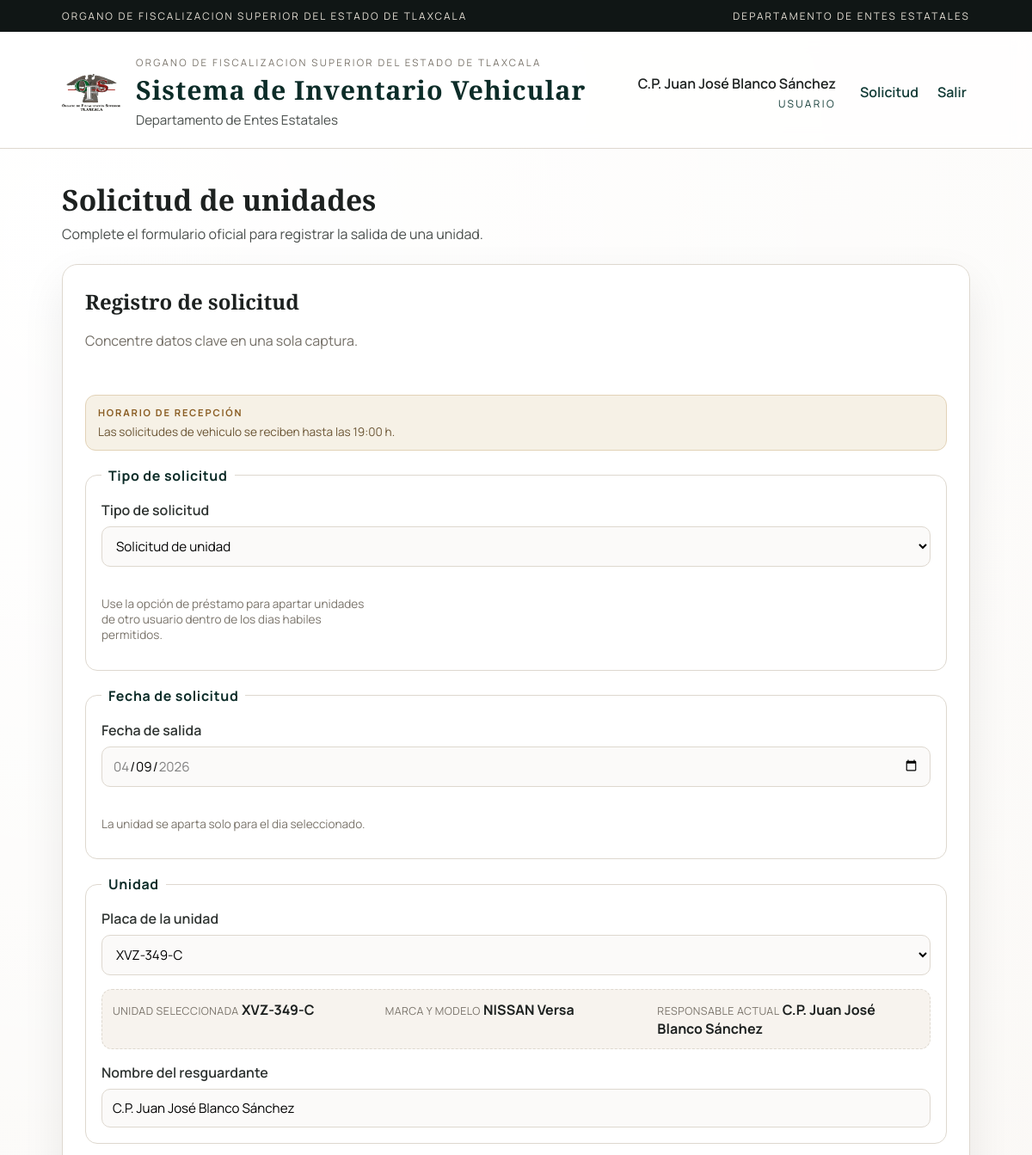
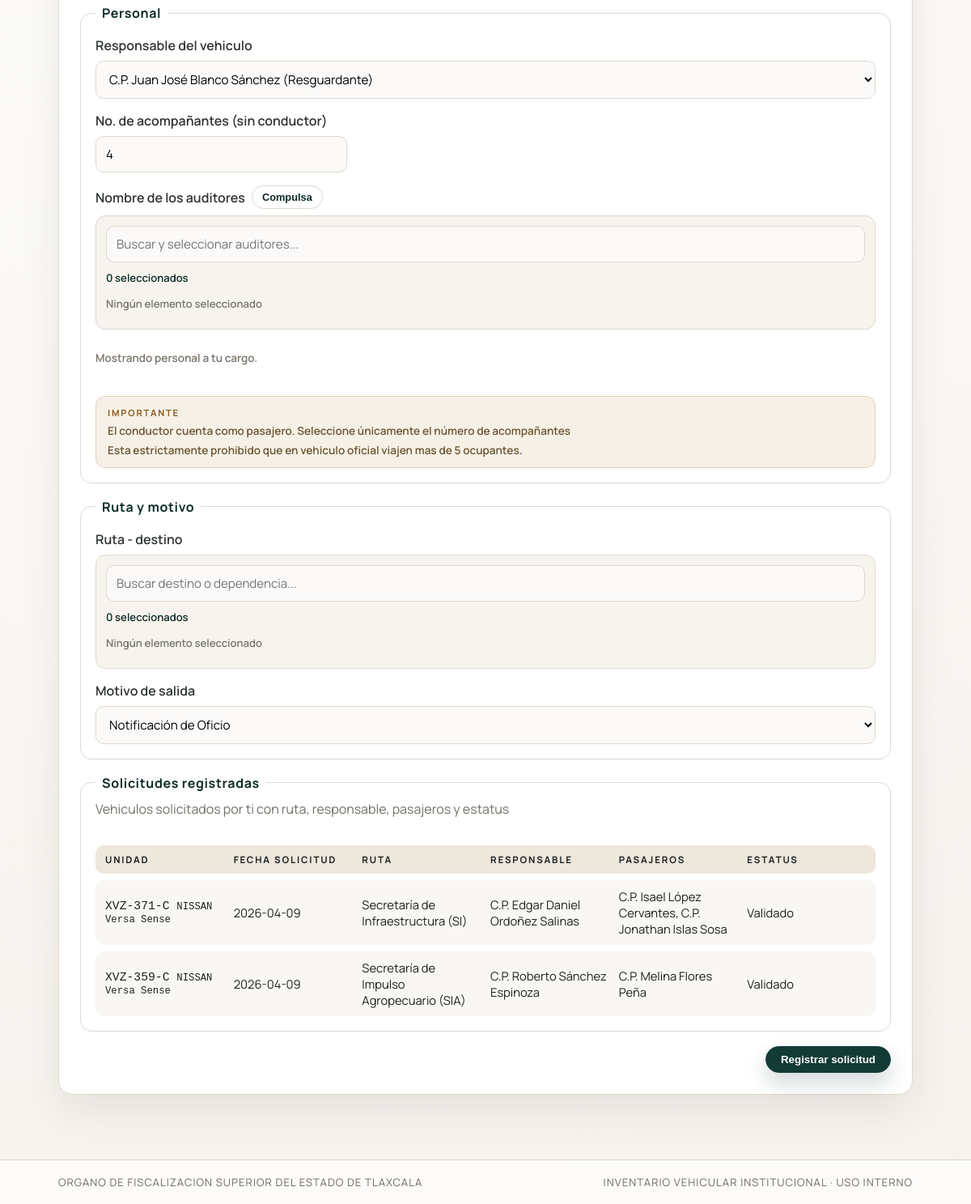
/dashboard (signed in), run on the app's committed database (2 pictures, top to bottom).
### tables this page shows
CREATE TABLE "movimientos" (
                    id INTEGER PRIMARY KEY AUTOINCREMENT,
                    folio TEXT UNIQUE NOT NULL,
                    usuario_id INTEGER NOT NULL,
                    ente_clave TEXT NOT NULL,
                    fecha_solicitud TEXT NOT NULL,
                    fecha_entrega TEXT,
                    fecha_devolucion TEXT,
                    cantidad INTEGER NOT NULL,
                    receptor_nombre TEXT NOT NULL,
                    firma_recepcion TEXT,
                    devuelto INTEGER DEFAULT 0,
                    observaciones TEXT,
                    resguardante_nombre TEXT,
                    resguardante_id INTEGER,
                    placa_unidad TEXT,
                    marca TEXT,
                    modelo TEXT,
                    responsable_vehiculo TEXT,
                    vehiculo_id INTEGER,
                    responsable_id INTEGER,
                    no_pasajeros INTEGER,
                    ruta_destino TEXT,
                    motivo_salida TEXT,
                    created_at TIMESTAMP DEFAULT CURRENT_TIMESTAMP, es_emergencia INTEGER DEFAULT 0,
                    FOREIGN KEY(usuario_id) REFERENCES usuarios(id),
                    FOREIGN KEY(vehiculo_id) REFERENCES vehiculos(id)
                );

### app.py (the view)
    @app.route("/dashboard")
    def dashboard():
        if session.get("rol") in {"admin", "monitor"}:
            return redirect(url_for("admin"))
        fecha = request.args.get("fecha")
        context = _build_dashboard_context(app, db_manager, session.get("usuario_id"), fecha)
        context["solicitudes_bloqueadas"] = _solicitudes_bloqueadas(session.get("usuario"))
        if _es_visor_omar(session.get("usuario")):
            context["movimientos_usuarios_observados"] = _filtrar_movimientos_hoy(
                db_manager.listar_movimientos_por_usuarios(["ramos", "mike"]),
                _fecha_referencia_registros(fecha),
                incluir_prestamos_pendientes=not bool(fecha),
            )
        return render_template(
            "dashboard.html",
            usuario=session.get("nombre"),
            tipo_solicitud="normal",
            **context,
        )

### templates/dashboard.html (shortened to what this page needs)
{% extends "base.html" %}
{% block content %}
<section class="page-header">
  <div>
    <h2>Solicitud de unidades</h2>
    <p>Complete el formulario oficial para registrar la salida de una unidad.</p>
  </div>
</section>
<section class="grid">
  <div class="card">
    <div class="card-header">
      <h2>Registro de solicitud</h2>
      <p class="subtitle">Concentre datos clave en una sola captura.</p>
    </div>
    <form method="post" action="{{ url_for('solicitar') }}" class="form-sections" id="solicitud_form">
      <div class="passenger-note full">
        <strong>Horario de recepción</strong>
        <p>Las solicitudes de vehiculo se reciben hasta las 19:00 h.</p>
      </div>
      <fieldset class="form-section">
        <legend>Tipo de solicitud</legend>
        <label class="full">
          Tipo de solicitud
          <select name="tipo_solicitud" id="tipo_solicitud" required>
            <option value="normal" {% if tipo_solicitud != "prestamo" %}selected{% endif %}>Solicitud de unidad</option>
          </select>
        </label>
        <p class="hint">Use la opción de préstamo para apartar unidades de otro usuario dentro de los dias habiles permitidos.</p>
      </fieldset>
      <fieldset class="form-section" id="solicitud_fecha_section">
        <legend>Fecha de solicitud</legend>
        <label class="full">
          Fecha de salida
          <input type="date" name="fecha_solicitud" id="fecha_solicitud" value="{{ fecha_solicitud }}" min="{{ fecha_min }}" max="{{ fecha_max }}" required>
        </label>
        <p class="hint">La unidad se aparta solo para el dia seleccionado.</p>
      </fieldset>
      <fieldset class="form-section">
        <legend>Unidad</legend>
        <label class="full">
          Placa de la unidad
          <select name="vehiculo_id" id="vehiculo_id" required>
            {% if vehiculos %}
            <optgroup label="Mis unidades">
              {% for vehiculo in vehiculos %}
              <option value="{{ vehiculo.id }}:{{ usuario_id }}"
                data-scope="propio"
                data-marca="{{ vehiculo.marca }}"
                data-modelo="{{ vehiculo.modelo }}"
                data-placa="{{ vehiculo.placa }}"
                data-propietario="{{ usuario }}">
                {{ vehiculo.placa }}
              </option>
              {% endfor %}
            </optgroup>
            {% endif %}
          </select>
        </label>
        <div class="full unit-summary" id="unidad_resumen">
          <div>
            <span class="summary-label">Unidad seleccionada</span>
            <strong id="unidad_placa">Seleccione una unidad</strong>
          </div>
          <div>
            <span class="summary-label">Marca y modelo</span>
            <strong id="unidad_modelo">-</strong>
          </div>
          <div>
            <span class="summary-label">Responsable actual</span>
            <strong id="unidad_propietario">-</strong>
          </div>
        </div>
        <label class="full">
          Nombre del resguardante
          <input type="text" value="{{ usuario }}" readonly>
        </label>
      </fieldset>
      <fieldset class="form-section">
        <legend>Personal</legend>
        <label class="full">
          Responsable del vehiculo
          <select name="responsable_usuario_id" id="responsable_usuario_id" required>
            {% if resguardante_disponible %}
            <option
              value="{{ usuario_id }}"
              {% if auditor_resguardante_id %}data-auditor-id="{{ auditor_resguardante_id }}"{% endif %}
            >
              {{ usuario }} (Resguardante)
            </option>
            {% endif %}
          </select>
        </label>
        <label>
          No. de acompañantes (sin conductor)
          <input type="number" name="no_pasajeros" id="no_pasajeros" inputmode="numeric" min="0" max="4" step="1" value="4" required>
        </label>
        <label class="full" id="pasajeros_label">
          <div class="actions-inline">
            <span>Nombre de los auditores</span>
            <button class="btn ghost btn-small" type="button" id="pasajeros_compulsa" aria-pressed="false">Compulsa</button>
          </div>
          <div class="combobox-container" id="pasajeros_container">
            <div class="combobox-search">
              <input type="search" id="pasajeros_search" class="combobox-input" placeholder="Buscar y seleccionar auditores..." autocomplete="off">
            </div>
            <div class="combobox-meta">
              <span id="pasajeros_count" class="multi-count">0 seleccionados</span>
            </div>
            <div id="pasajeros_chips" class="combobox-chips" aria-live="polite">
            </div>
          </div>
          <p class="hint" id="pasajeros_compulsa_hint">Mostrando personal a tu cargo.</p>
          <div class="passenger-note">
            <strong>Importante</strong>
            <p>El conductor cuenta como pasajero. Seleccione únicamente el número de acompañantes</p>
            <p>Esta estrictamente prohibido que en vehiculo oficial viajen mas de 5 ocupantes.</p>
          </div>
        </label>
      </fieldset>
      <fieldset class="form-section">
        <legend>Ruta y motivo</legend>
        <label class="full">
          Ruta - destino
          <div class="combobox-container">
            <div class="combobox-search">
              <input type="search" id="ruta_search" class="combobox-input" placeholder="Buscar destino o dependencia..." autocomplete="off">
            </div>
            <div class="combobox-meta">
              <span id="ruta_count" class="multi-count">0 seleccionados</span>
            </div>
            <div id="ruta_chips" class="combobox-chips" aria-live="polite">
            </div>
          </div>
        </label>
        <label class="full">
          Motivo de salida
          <select name="motivo_salida" required>
            <option value="Notificación de Oficio">Notificación de Oficio</option>
          </select>
        </label>
      </fieldset>
      <fieldset class="form-section">
        <legend>Solicitudes registradas</legend>
        <p class="subtitle full">Vehiculos solicitados por ti con ruta, responsable, pasajeros y estatus</p>
        {% if mis_movimientos %}
        <div class="table table-6 full">
          <div class="table-row header">
            <span>Unidad</span>
            <span>Fecha solicitud</span>
            <span>Ruta</span>
            <span>Responsable</span>
            <span>Pasajeros</span>
            <span>Estatus</span>
          </div>
          {% for mov in mis_movimientos %}
          <div class="table-row">
            <span class="mono">
              {{ mov.placa_unidad or '-' }}
              {% if mov.marca or mov.modelo %}
              <small>{{ mov.marca or '' }} {{ mov.modelo or '' }}</small>
              {% endif %}
            </span>
            <span>{{ mov.fecha_solicitud or '-' }}</span>
            <span>{{ mov.ruta_destino or 'Sin ruta' }}</span>
            <span>{{ mov.responsable_vehiculo or 'Sin responsable' }}</span>
            <span>{{ mov.pasajeros_nombres or 'Sin pasajeros' }}</span>
            <span>
              {% if mov.tipo == "prestamo" %}
                {% if mov.estado == "RECHAZADO" %}
                  Rechazado
                {% elif mov.estado == "VALIDADO" %}
                  Validado
                {% else %}
                  Pendiente
                {% endif %}
              {% else %}
                {% if mov.rechazado %}
                  Rechazado
                {% elif mov.fecha_entrega %}
                  Validado
                {% elif mov.conflicto %}
                  Conflicto
                {% else %}
                  Pendiente
                {% endif %}
              {% endif %}
            </span>
          </div>
          {% endfor %}
        </div>
        {% else %}
        <p class="empty full">No hay solicitudes registradas.</p>
        {% endif %}
      </fieldset>
      <div class="actions full">
        <button class="btn primary" type="submit" id="solicitud_submit">Registrar solicitud</button>
      </div>
    </form>
  </div>
</section>
{% endblock %}

### data on the page
movimientos: placa_unidad "XVZ-371-C", marca "NISSAN", modelo "Versa Sense", fecha_solicitud "2026-04-09", ruta_destino "Secretaría de Infraestructura (SI)", responsable_vehiculo "C.P. Edgar Daniel Ordoñez Salinas", pasajeros_nombres "C.P. Isael López Cervantes, C.P. Jonathan Islas Sosa", fecha_entrega "Validado"
movimientos: placa_unidad "XVZ-359-C", marca "NISSAN", modelo "Versa Sense", fecha_solicitud "2026-04-09", ruta_destino "Secretaría de Impulso Agropecuario (SIA)", responsable_vehiculo "C.P. Roberto Sánchez Espinoza", pasajeros_nombres "C.P. Melina Flores Peña", fecha_entrega "Validado"

### other printed values
{{ session.get('nombre') }} "C.P. Juan José Blanco Sánchez"
form field vehiculo_id "XVZ-349-C"
form field responsable_usuario_id "C.P. Juan José Blanco Sánchez (Resguardante)"
